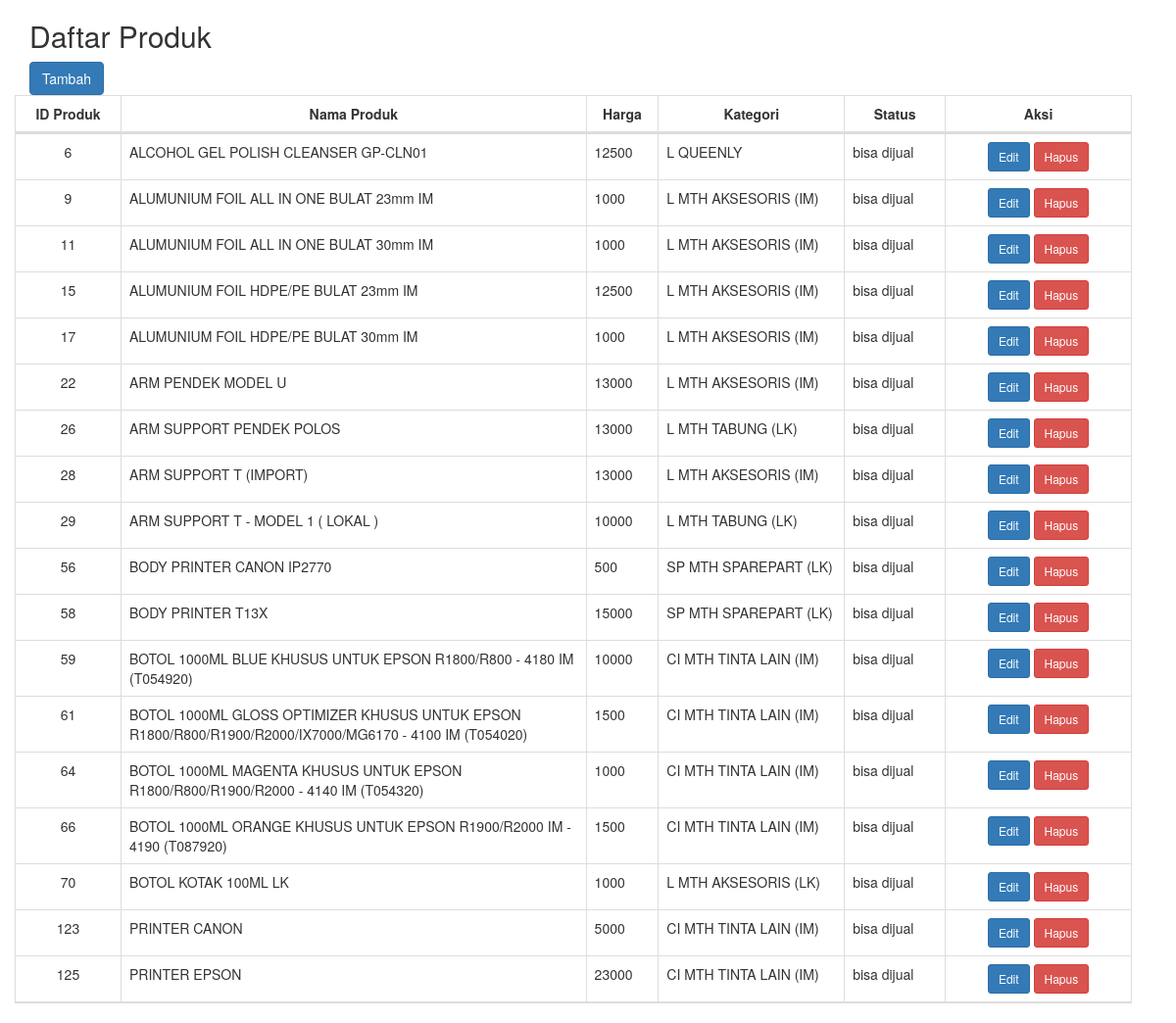
The app's page /index.php/produk with its own data.
### tables this page shows
CREATE TABLE `produk` (
  `no` int(6) NOT NULL,
  `id_produk` int(6) DEFAULT NULL,
  `nama_produk` varchar(150) NOT NULL,
  `harga` int(12) NOT NULL,
  `kategori` varchar(50) NOT NULL,
  `status` varchar(20) NOT NULL
);

### application/controllers/Produk.php (called while the page is built, shortened)
<?php
class Produk extends CI_Controller
{
    public function __construct()
    {
        $this->load->model('produk_model');
        $this->load->helper('form');
        $this->load->library('form_validation');
    }
    public function index()
    {
        $data['produk'] = $this->produk_model->get_produk();
        $this->load->view('produk/index', $data);
    }
}
?>

### index.php (called while the page is built, shortened)
<?php
require_once BASEPATH.'core/CodeIgniter.php';

### application/models/Produk_model.php (called while the page is built, shortened)
<?php
class Produk_model extends CI_Model
{
    public function get_produk()
    {
        $this->db->where('status', 'bisa dijual');
        $query = $this->db->get('produk');
        return $query->result_array();
    }
}
?>

### application/views/produk/index.php (the view, shortened to what this page needs)
<!DOCTYPE html>
<html>
<head>
    <link rel="stylesheet" type="text/css" href="https://maxcdn.bootstrapcdn.com/bootstrap/3.4.1/css/bootstrap.min.css">
</head>
<body>
    <div class="container">
        <h2>Daftar Produk</h2>
        <a href="<?php echo site_url('produk/tambah'); ?>" class="btn btn-primary">Tambah</a>
        <table class="table table-bordered row">
            <thead>
                <tr>
                    <th class="text-center">ID Produk</th>
                    <th class="text-center col-md-5">Nama Produk</th>
                    <th class="text-center">Harga</th>
                    <th class="text-center col-md-2">Kategori</th>
                    <th class="col-12 text-center">Status</th>
                    <th class="text-center col-md-2">Aksi</th>
                </tr>
            </thead>
            <tbody>
                <?php foreach ($produk as $row) { ?>
                    <tr>
                        <td class="text-center"><?php echo $row['id_produk']; ?></td>
                        <td><?php echo $row['nama_produk']; ?></td>
                        <td><?php echo $row['harga']; ?></td>
                        <td><?php echo $row['kategori']; ?></td>
                        <td><?php echo $row['status']; ?></td>
                        <td class="col-12 text-center">
                            <a href="<?php echo site_url('produk/edit/'.$row['no']); ?>" class="btn btn-primary btn-sm">  Edit  </a>
                            <a href="<?php echo site_url('produk/hapus/'.$row['no']); ?>" class="btn btn-danger btn-sm" onclick="return confirm('Apakah Anda yakin ingin menghapus dengan ID produk: <?php echo $row['id_produk']; ?>?')">Hapus</a>
                        </td>
                    </tr>
                <?php } ?>
            </tbody>
        </table>
    </div>
</body>
</html>

### records on screen
produk: id_produk "6", nama_produk "ALCOHOL GEL POLISH CLEANSER GP-CLN01", harga "12500", kategori "L QUEENLY", status "bisa dijual"
produk: id_produk "9", nama_produk "ALUMUNIUM FOIL ALL IN ONE BULAT 23mm IM", harga "1000", kategori "L MTH AKSESORIS (IM)", status "bisa dijual"
produk: id_produk "11", nama_produk "ALUMUNIUM FOIL ALL IN ONE BULAT 30mm IM", harga "1000", kategori "L MTH AKSESORIS (IM)", status "bisa dijual"
produk: id_produk "15", nama_produk "ALUMUNIUM FOIL HDPE/PE BULAT 23mm IM", harga "12500", kategori "L MTH AKSESORIS (IM)", status "bisa dijual"
produk: id_produk "17", nama_produk "ALUMUNIUM FOIL HDPE/PE BULAT 30mm IM", harga "1000", kategori "L MTH AKSESORIS (IM)", status "bisa dijual"
produk: id_produk "22", nama_produk "ARM PENDEK MODEL U", harga "13000", kategori "L MTH AKSESORIS (IM)", status "bisa dijual"
produk: id_produk "26", nama_produk "ARM SUPPORT PENDEK POLOS", harga "13000", kategori "L MTH TABUNG (LK)", status "bisa dijual"
produk: id_produk "28", nama_produk "ARM SUPPORT T (IMPORT)", harga "13000", kategori "L MTH AKSESORIS (IM)", status "bisa dijual"
produk: id_produk "29", nama_produk "ARM SUPPORT T - MODEL 1 ( LOKAL )", harga "10000", kategori "L MTH TABUNG (LK)", status "bisa dijual"
produk: id_produk "56", nama_produk "BODY PRINTER CANON IP2770", harga "500", kategori "SP MTH SPAREPART (LK)", status "bisa dijual"
produk: id_produk "58", nama_produk "BODY PRINTER T13X", harga "15000", kategori "SP MTH SPAREPART (LK)", status "bisa dijual"
produk: id_produk "59", nama_produk "BOTOL 1000ML BLUE KHUSUS UNTUK EPSON R1800/R800 - 4180 IM (T054920)", harga "10000", kategori "CI MTH TINTA LAIN (IM)", status "bisa dijual"
produk: id_produk "61", nama_produk "BOTOL 1000ML GLOSS OPTIMIZER KHUSUS UNTUK EPSON R1800/R800/R1900/R2000/IX7000/MG6170 - 4100 IM (T054020)", harga "1500", kategori "CI MTH TINTA LAIN (IM)", status "bisa dijual"
produk: id_produk "64", nama_produk "BOTOL 1000ML MAGENTA KHUSUS UNTUK EPSON R1800/R800/R1900/R2000 - 4140 IM (T054320)", harga "1000", kategori "CI MTH TINTA LAIN (IM)", status "bisa dijual"
produk: id_produk "66", nama_produk "BOTOL 1000ML ORANGE KHUSUS UNTUK EPSON R1900/R2000 IM - 4190 (T087920)", harga "1500", kategori "CI MTH TINTA LAIN (IM)", status "bisa dijual"
produk: id_produk "70", nama_produk "BOTOL KOTAK 100ML LK", harga "1000", kategori "L MTH AKSESORIS (LK)", status "bisa dijual"
produk: id_produk "123", nama_produk "PRINTER CANON", harga "5000", kategori "CI MTH TINTA LAIN (IM)", status "bisa dijual"
produk: id_produk "125", nama_produk "PRINTER EPSON", harga "23000", kategori "CI MTH TINTA LAIN (IM)", status "bisa dijual"
